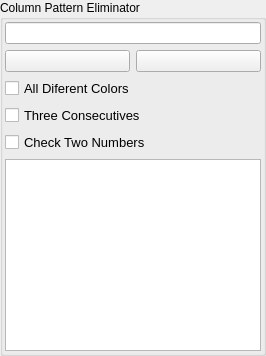
         <widget class="QGroupBox" name="groupBox_11">
          <property name="title">
           <string>Column Pattern Eliminator</string>
          </property>
          <layout class="QVBoxLayout" name="verticalLayout_21">
           <property name="leftMargin">
            <number>2</number>
           </property>
           <property name="topMargin">
            <number>2</number>
           </property>
           <property name="rightMargin">
            <number>2</number>
           </property>
           <property name="bottomMargin">
            <number>2</number>
           </property>
           <item>
            <widget class="QLineEdit" name="input33"/>
           </item>
           <item>
            <layout class="QHBoxLayout" name="horizontalLayout_21">
             <item>
              <widget class="QPushButton" name="plusBtn33">
               <property name="text">
                <string/>
               </property>
               <property name="icon">
                <iconset>
                 <normaloff>assets/plus.png</normaloff>assets/plus.png</iconset>
               </property>
              </widget>
             </item>
             <item>
              <widget class="QPushButton" name="deleteBtn33">
               <property name="text">
                <string/>
               </property>
               <property name="icon">
                <iconset>
                 <normaloff>assets/delete.png</normaloff>assets/delete.png</iconset>
               </property>
              </widget>
             </item>
            </layout>
           </item>
           <item>
            <widget class="QCheckBox" name="check331">
             <property name="font">
              <font>
               <pointsize>10</pointsize>
              </font>
             </property>
             <property name="text">
              <string>All Diferent Colors</string>
             </property>
            </widget>
           </item>
           <item>
            <widget class="QCheckBox" name="check332">
             <property name="font">
              <font>
               <pointsize>10</pointsize>
              </font>
             </property>
             <property name="text">
              <string>Three Consecutives</string>
             </property>
            </widget>
           </item>
           <item>
            <widget class="QCheckBox" name="check333">
             <property name="font">
              <font>
               <pointsize>10</pointsize>
              </font>
             </property>
             <property name="text">
              <string>Check Two Numbers</string>
             </property>
            </widget>
           </item>
           <item>
            <widget class="QListWidget" name="list33"/>
           </item>
          </layout>
         </widget>
